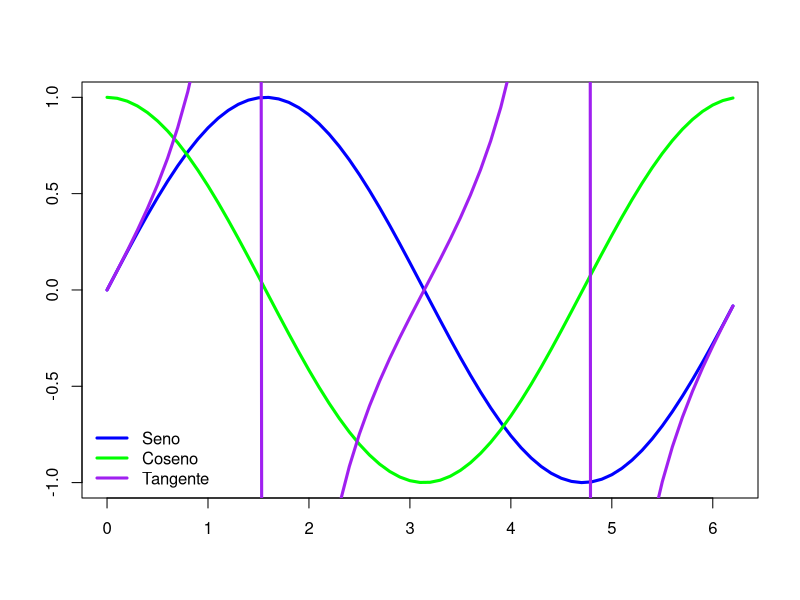

Reproduce this figure in R.
## ---- chunk 1
knitr::opts_chunk$set(echo = TRUE, comment = NA)
## ---- chunk 2
2+2
77%/%5
77%%5
## ---- chunk 3
sqrt(9)
## ---- chunk 4
factorial(5)
choose(4,2)
factorial(6)
factorial(5)*6
## ---- chunk 5
print(pi,7)
## ---- chunk 6
cos(pi)
## ---- chunk 7
x = seq(0,2*pi,0.1)
plot(x,sin(x),type="l",col="blue",lwd=3, xlab="", ylab="")
lines(x,cos(x),col="green",lwd=3)
lines(x, tan(x), col="purple",lwd=3)
legend("bottomleft",col=c("blue","green","purple"),
     legend=c("Seno","Coseno", "Tangente"), lwd=3, bty="n")
## ---- chunk 8
miVariable = 4
doble = function(x){2*x}
doble(miVariable)
cuadrado = function(x){x^2}
cuadrado(miVariable)
## ---- chunk 9
z = 2+3i
z2 = complex(real = 2, imaginary = -3)
Re(z)
Im(z)
Conj(z2)
## ---- chunk 10
c(1,2,3)
rep("Mates",7)
## ---- chunk 11
v = c(1,2,3,4,5,6)
sapply(v, FUN = cuadrado)
mean(v)
cumsum(v)
## ---- chunk 12
v = c(1,7,5,2,4,6,3)
sort(v)
rev(v)
## ---- chunk 13
v = c(14,5,6,19,32,0,8)
v[2]
v[-c(3,5)]
v[v != 19 & v>15]
## ---- chunk 14
fac = factor(c(1,1,1,2,2,3,2,4,1,3,3,4,2,3,4,4), 
       levels = c(1,2,3,4), labels = c("Sus","Apr","Not","Exc"))
fac
facOrd = ordered(c(1,1,1,2,2,3,2,4,1,3,3,4,2,3,4,4), 
       levels = c(1,2,3,4), labels = c("Sus","Apr","Not","Exc"))
facOrd
## ---- chunk 15
x = c(1,-2,3,4,-5,6,7,-8,-9,0)
miLista = list(nombre = "X", vector = x, media = mean(x), sumas = cumsum(x))
miLista
## ---- chunk 16
str(miLista)
names(miLista)
## ---- chunk 17
A = matrix(c(1,2,3,4,5,6,7,8,9), ncol = 3)
dim(A)
diag(A)
## ---- chunk 18
apply(A, MARGIN = c(1,2), FUN = cuadrado)
apply(A, MARGIN = 1, FUN = sum)
apply(A, MARGIN = 2, FUN = sum)
## ---- chunk 19
M = rbind(c(2,6,-8), c(0,6,-3), c(0,2,1))
eigen(M)
## ---- chunk 20
M = matrix(c(0,1,0,-7,3,-1,16,-3,4), nrow=3, byrow=TRUE)
eigen(M)
